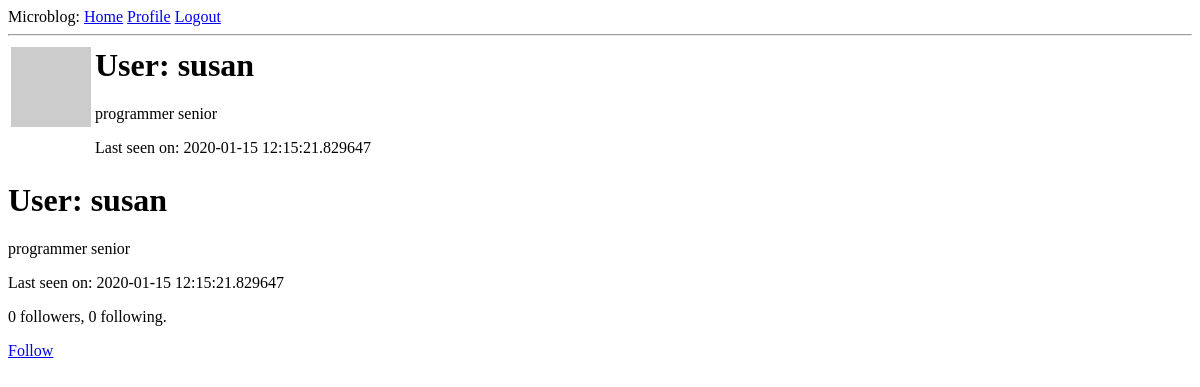
The app's page /user/susan (signed in), older data.
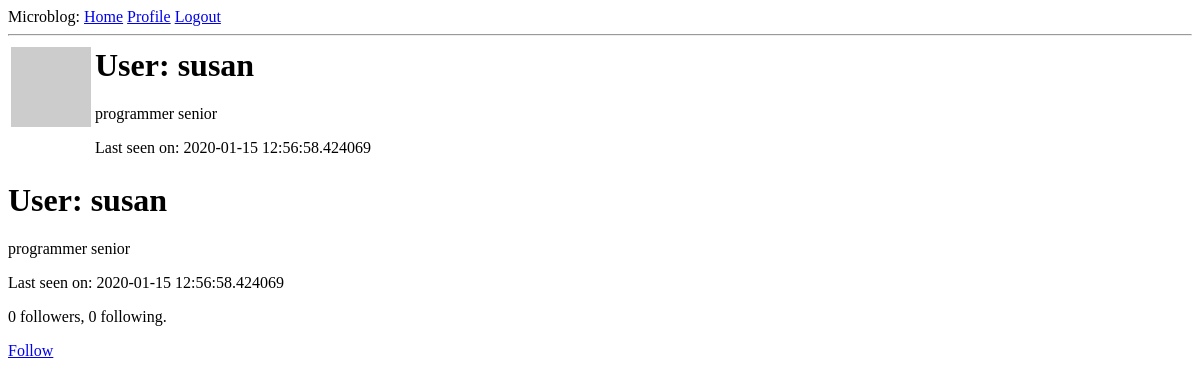
The same page, newer data.
### app/models.py (models this page shows, shortened)
class User(UserMixin, db.Model):
    id = db.Column(db.Integer, primary_key=True)
    username = db.Column(db.String(64), index=True, unique=True)
    email = db.Column(db.String(120), index=True, unique=True)
    password_hash = db.Column(db.String(128))
    about_me = db.Column(db.String(140))
    last_seen = db.Column(db.DateTime, default=datetime.now)
    followed = db.relationship(
        'User', secondary=followers,
        primaryjoin=(followers.c.follower_id == id),
        secondaryjoin=(followers.c.followed_id == id),
        backref=db.backref('followers', lazy='dynamic'), lazy='dynamic')
    def avatar(self, size):
        digest = md5(self.email.lower().encode('utf-8')).hexdigest()
        return 'https://www.gravatar.com/avatar/{}?d=identicon&s={}'.format(
            digest, size)
    def is_following(self, user):
        return self.followed.filter(
            followers.c.followed_id == user.id).count() > 0

### app/routes.py (the view)
@app.route('/user/<username>')
@login_required
def user(username):
    user = User.query.filter_by(username=username).first_or_404()
    posts = [
        {'author': user, 'body': 'Test post #1'},
        {'author': user, 'body': 'Test post #2'}
    ]
    return render_template('user.html', user=user, posts=posts)

### app/models.py (called while the page is built)
@login.user_loader
def load_user(id):
    return User.query.get(int(id))

### app/routes.py (called while the page is built)
@app.before_request
def before_request():
    if current_user.is_authenticated:
        current_user.last_seen = datetime.utcnow()
        db.session.commit()

### app/templates/user.html
{% extends "base.html" %}
{% block content %}
    <table>
        <tr valign="top">
            <td><img src="{{ user.avatar(128) }}"></td>
            <td>
                <h1>User: {{ user.username }}</h1>
                {% if user.about_me %}<p>{{ user.about_me }}</p>{% endif %}
                {% if user.last_seen %}<p>Last seen on: {{ user.last_seen }}</p>{% endif %}
            </td>
        </tr>
    </table>
        <h1>User: {{ user.username }}</h1>
        {% if user.about_me %}<p>{{ user.about_me }}</p>{% endif %}
        {% if user.last_seen %}<p>Last seen on: {{ user.last_seen }}</p>{% endif %}
        <p>{{ user.followers.count() }} followers, {{ user.followed.count() }} following.</p>
        {% if user == current_user %}
        <p><a href="{{ url_for('edit_profile') }}">Edit your profile</a></p>
        {% elif not current_user.is_following(user) %}
        <p><a href="{{ url_for('follow', username=user.username) }}">Follow</a></p>
        {% else %}
        <p><a href="{{ url_for('unfollow', username=user.username) }}">Unfollow</a></p>
        {% endif %}
{% endblock %}

### app/templates/base.html (shortened to what this page needs)
<html>
    <head>
    </head>
    <body>
    <div>
      Microblog:
      <a href="{{ url_for('index') }}">Home</a>
      {% if current_user.is_anonymous %}
      <a href="{{ url_for('login') }}">Login</a>
      {% else %}
      <a href="{{ url_for('user', username=current_user.username) }}">Profile</a>
      <a href="{{ url_for('logout') }}">Logout</a>
      {% endif %}
    </div>
        <hr>
        {% block content %}{% endblock %}
    </body>
</html>

Row changes from the older to the newer data that the page shows:
changed User "susan": last_seen "2020-01-15 12:15:21.829647" → "2020-01-15 12:56:58.424069"
